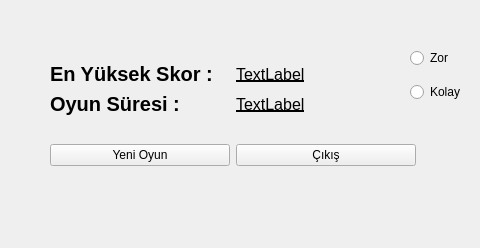
<?xml version="1.0" encoding="UTF-8"?>
<ui version="4.0">
 <class>girisEkrani</class>
 <widget class="QWidget" name="girisEkrani">
  <property name="geometry">
   <rect>
    <x>0</x>
    <y>0</y>
    <width>480</width>
    <height>248</height>
   </rect>
  </property>
  <property name="windowTitle">
   <string>Form</string>
  </property>
  <widget class="QLabel" name="label">
   <property name="geometry">
    <rect>
     <x>-10</x>
     <y>-10</y>
     <width>491</width>
     <height>261</height>
    </rect>
   </property>
   <property name="frameShape">
    <enum>QFrame::Box</enum>
   </property>
   <property name="text">
    <string/>
   </property>
  </widget>
  <widget class="QWidget" name="">
   <property name="geometry">
    <rect>
     <x>50</x>
     <y>40</y>
     <width>366</width>
     <height>148</height>
    </rect>
   </property>
   <layout class="QVBoxLayout" name="verticalLayout_4">
    <item>
     <layout class="QHBoxLayout" name="horizontalLayout_3">
      <item>
       <layout class="QHBoxLayout" name="horizontalLayout_2">
        <item>
         <layout class="QVBoxLayout" name="verticalLayout">
          <item>
           <widget class="QLabel" name="label_2">
            <property name="font">
             <font>
              <pointsize>15</pointsize>
              <bold>true</bold>
             </font>
            </property>
            <property name="text">
             <string>En Yüksek Skor :</string>
            </property>
           </widget>
          </item>
          <item>
           <widget class="QLabel" name="label_3">
            <property name="font">
             <font>
              <pointsize>15</pointsize>
              <bold>true</bold>
             </font>
            </property>
            <property name="text">
             <string>Oyun Süresi :</string>
            </property>
           </widget>
          </item>
         </layout>
        </item>
        <item>
         <layout class="QVBoxLayout" name="verticalLayout_2">
          <item>
           <widget class="QLabel" name="label_4">
            <property name="font">
             <font>
              <pointsize>12</pointsize>
              <italic>false</italic>
              <underline>true</underline>
              <strikeout>false</strikeout>
             </font>
            </property>
            <property name="text">
             <string>TextLabel</string>
            </property>
           </widget>
          </item>
          <item>
           <widget class="QLabel" name="label_5">
            <property name="font">
             <font>
              <pointsize>12</pointsize>
              <underline>true</underline>
             </font>
            </property>
            <property name="text">
             <string>TextLabel</string>
            </property>
           </widget>
          </item>
         </layout>
        </item>
       </layout>
      </item>
      <item>
       <layout class="QVBoxLayout" name="verticalLayout_3"/>
      </item>
     </layout>
    </item>
    <item>
     <layout class="QHBoxLayout" name="horizontalLayout">
      <item>
       <widget class="QPushButton" name="pushButton">
        <property name="text">
         <string>Yeni Oyun</string>
        </property>
       </widget>
      </item>
      <item>
       <widget class="QPushButton" name="pushButton_2">
        <property name="text">
         <string>Çıkış</string>
        </property>
       </widget>
      </item>
     </layout>
    </item>
   </layout>
  </widget>
  <widget class="QWidget" name="">
   <property name="geometry">
    <rect>
     <x>410</x>
     <y>40</y>
     <width>71</width>
     <height>71</height>
    </rect>
   </property>
   <layout class="QVBoxLayout" name="verticalLayout_5">
    <item>
     <widget class="QRadioButton" name="radioButton">
      <property name="text">
       <string>Zor</string>
      </property>
     </widget>
    </item>
    <item>
     <widget class="QRadioButton" name="radioButton_2">
      <property name="text">
       <string>Kolay </string>
      </property>
     </widget>
    </item>
   </layout>
  </widget>
 </widget>
 <resources/>
 <connections/>
</ui>
